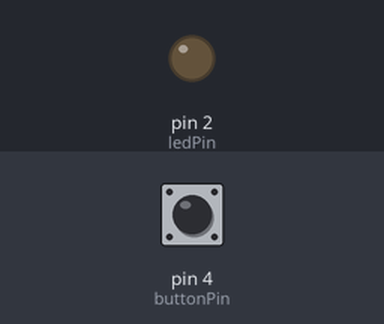
This sketch was run on a simulated Arduino Uno, built with avr-gcc and run on an emulated ATmega328P. Parts: output pins drawn as LEDs (lit = HIGH). The inputs (shaded band) are chosen by the test bench; at power-on: pin 4 (buttonPin) LOW.

Above: at 1.2 s.
1.3 s: pin 4 (buttonPin) pulled HIGH for 0.15 s
At 1.37 s:
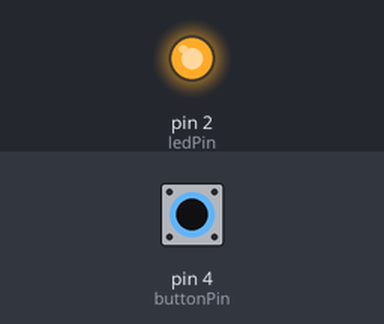
2.9 s: pin 4 (buttonPin) pulled HIGH for 3.2 s
At 7.0 s:
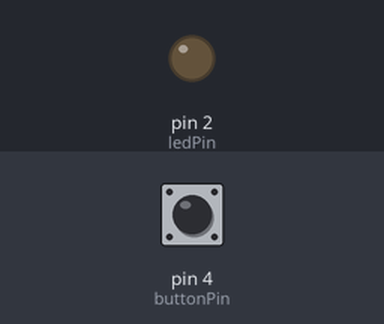
Timing chart, 0 to 8.5 s (numbered marks = the images above; inputs shaded):
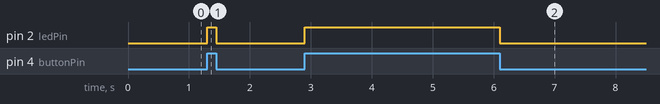

The sketch:

ex_3.ino
```cpp
const int ledPin = 2;
const int buttonPin = 4;

int buttonState = 0;


void setup(){
  Serial.begin(9600);
  pinMode(ledPin, OUTPUT);
  pinMode(buttonPin, INPUT);

}

void loop(){
  buttonState = digitalRead(buttonPin);
  if (buttonState == HIGH){
    digitalWrite(ledPin,120);

  }
  else{
    digitalWrite(ledPin, LOW);
  }
}
```

Measured:
- after the input at 1.3 s, pin 2 (ledPin): LOW → HIGH at once, → LOW 0.15 s later
- after the input at 2.9 s, pin 2 (ledPin): LOW → HIGH at once, → LOW 3.2 s later
